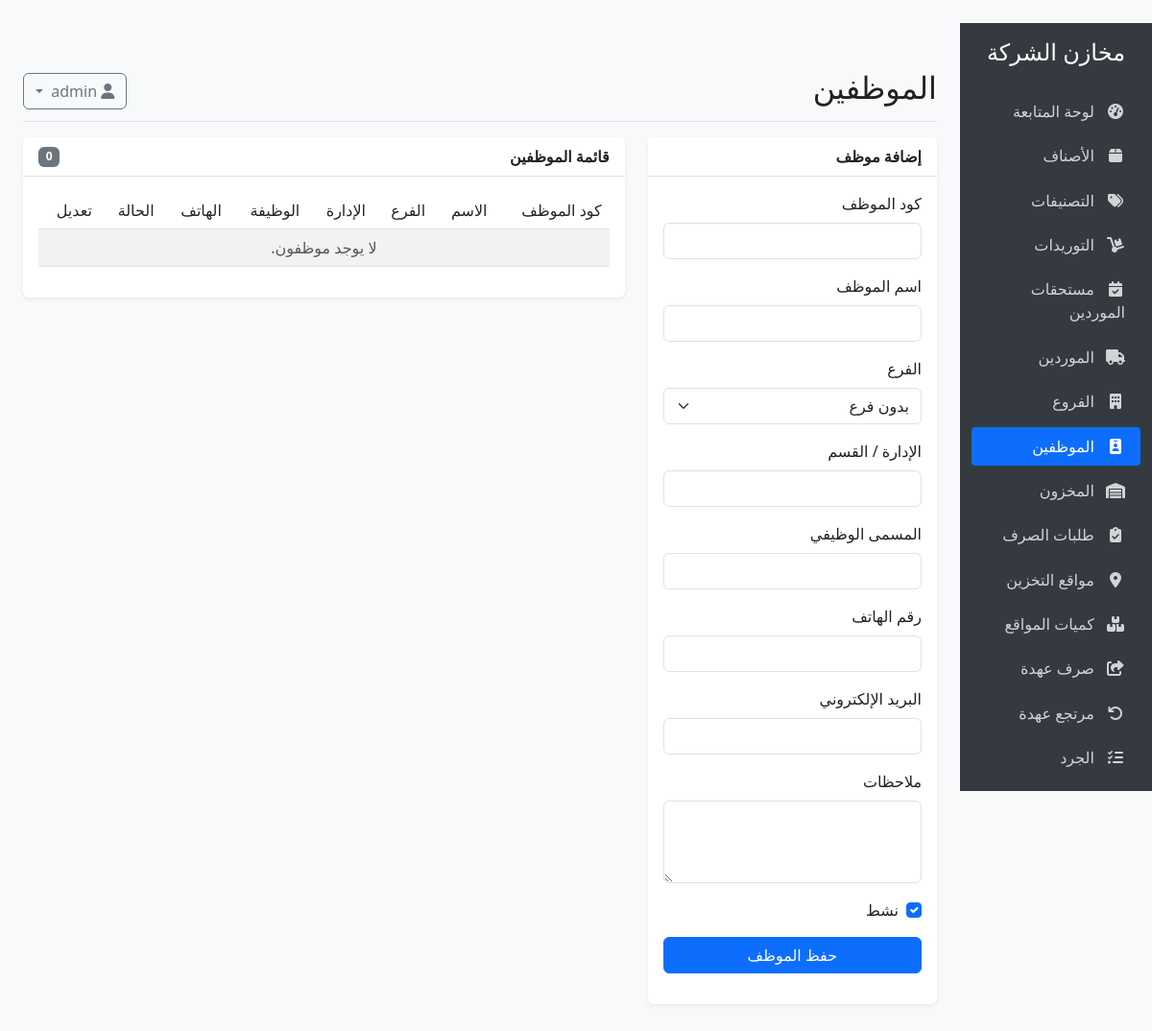
The page /employees (signed in) on the database as committed earlier.
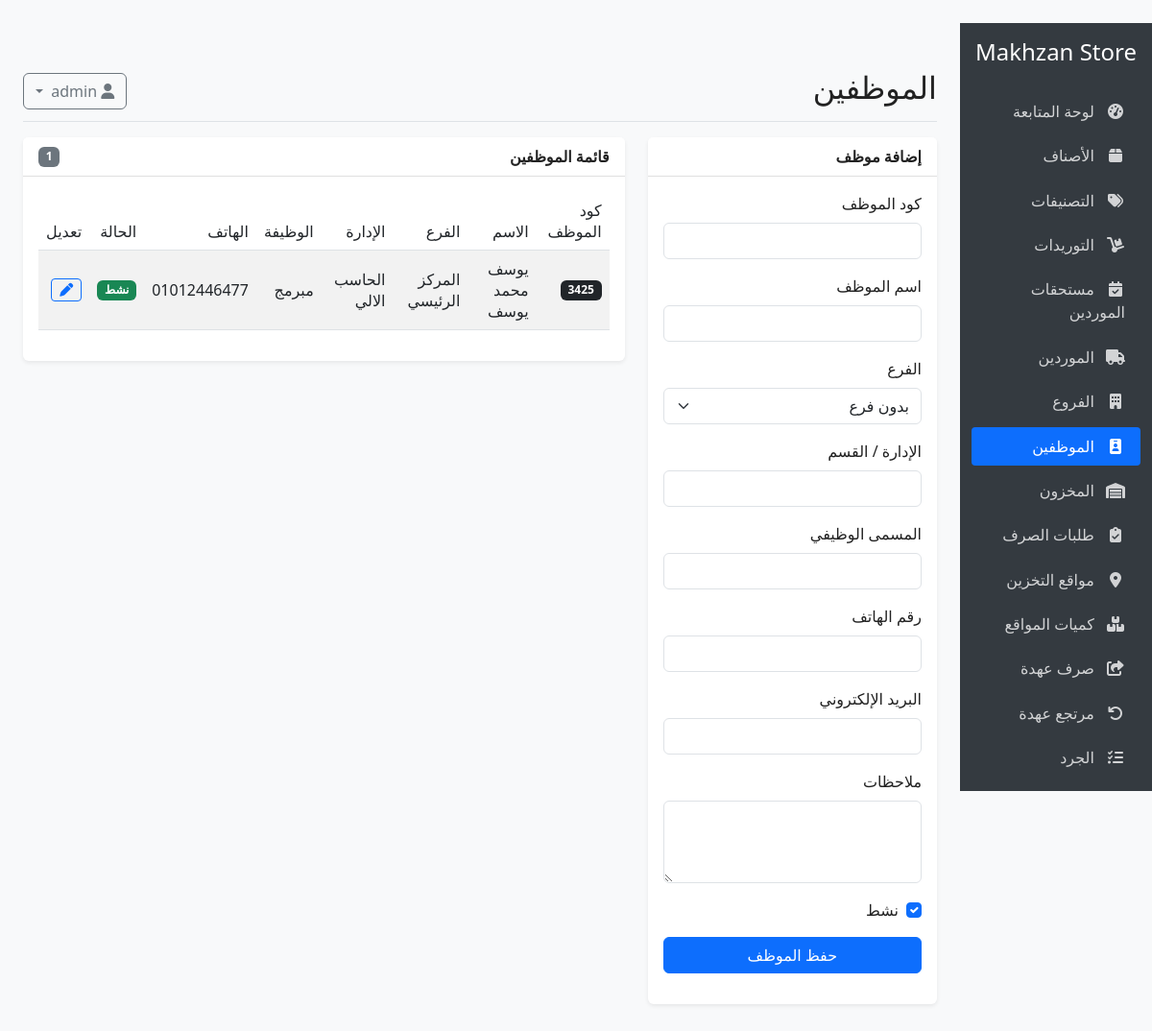
The same page on the database as committed later.
### models.py (models this page shows, shortened)
class Setting(db.Model):
    __tablename__ = 'settings'
    id = db.Column(db.Integer, primary_key=True)
    key = db.Column(db.String(50), unique=True, nullable=False)
    value = db.Column(db.Text, nullable=True)

class Employee(db.Model):
    __tablename__ = 'employees'
    id = db.Column(db.Integer, primary_key=True)
    employee_code = db.Column(db.String(50), unique=True, nullable=True, index=True)
    name = db.Column(db.String(120), nullable=False)
    department = db.Column(db.String(120), nullable=True)
    branch_id = db.Column(db.Integer, db.ForeignKey('branches.id'), nullable=True)
    job_title = db.Column(db.String(120), nullable=True)
    phone = db.Column(db.String(30), nullable=True)
    email = db.Column(db.String(120), nullable=True)
    is_active = db.Column(db.Boolean, default=True)
    notes = db.Column(db.Text, nullable=True)
    created_at = db.Column(db.DateTime, default=datetime.utcnow)
    issues = db.relationship('StockIssue', backref='employee', lazy=True)

class Branch(db.Model):
    __tablename__ = 'branches'
    id = db.Column(db.Integer, primary_key=True)
    name = db.Column(db.String(120), nullable=False)
    code = db.Column(db.String(50), unique=True, nullable=False, index=True)
    location = db.Column(db.String(200), nullable=True)
    notes = db.Column(db.Text, nullable=True)
    is_active = db.Column(db.Boolean, default=True)
    created_at = db.Column(db.DateTime, default=datetime.utcnow)
    employees = db.relationship('Employee', backref='branch', lazy=True)
    storage_locations = db.relationship('StorageLocation', backref='branch', lazy=True)

### app.py (the view)
@app.route('/employees')
@login_required
@warehouse_required
def employees():
    employees_query = Employee.query.options(joinedload(Employee.branch))
    if scoped_branch_id():
        employees_query = employees_query.filter(Employee.branch_id == scoped_branch_id())
    employees = employees_query.order_by(Employee.is_active.desc(), Employee.name).all()
    form = EmployeeForm()
    populate_employee_form_choices(form)
    return render_template('employees/index.html', employees=employees, form=form)

### forms.py
class EmployeeForm(FlaskForm):
    employee_code = StringField('كود الموظف', validators=[DataRequired(), Length(max=50)])
    name = StringField('اسم الموظف', validators=[DataRequired(), Length(max=120)])
    branch_id = SelectField('الفرع', coerce=int, validators=[Optional()])
    department = StringField('الإدارة / القسم', validators=[Optional(), Length(max=120)])
    job_title = StringField('المسمى الوظيفي', validators=[Optional(), Length(max=120)])
    phone = StringField('رقم الهاتف', validators=[Optional(), Length(max=30)])
    email = StringField('البريد الإلكتروني', validators=[Optional(), Email()])
    is_active = BooleanField('نشط', default=True)
    notes = TextAreaField('ملاحظات', validators=[Optional()])

### app.py (called while the page is built)
def user_permissions(user):
    if not user or not user.is_authenticated:
        return set()
    if user.role == 'admin':
        return set(ALL_PERMISSION_CODES)
    permissions = set(ROLE_DEFAULT_PERMISSIONS.get(user.role, set()))
    permissions.update(parse_permissions(getattr(user, 'custom_permissions', None)))
    return permissions

### templates/employees/index.html (shortened to what the changed rows need)
{% extends "base.html" %}
{% block header %}الموظفين{% endblock %}
{% block content %}
<div class="row">
    <div class="col-lg-8">
        <div class="card">
            <div class="card-header d-flex justify-content-between align-items-center">
                <strong>قائمة الموظفين</strong>
                <span class="badge bg-secondary">{{ employees|length }}</span>
            </div>
            <div class="card-body">
                <div class="table-responsive">
                    <table class="table table-striped align-middle">
                        <thead>
                            <tr>
                                <th>كود الموظف</th>
                                <th>الاسم</th>
                                <th>الفرع</th>
                                <th>الإدارة</th>
                                <th>الوظيفة</th>
                                <th>الهاتف</th>
                                <th>الحالة</th>
                                <th>تعديل</th>
                            </tr>
                        </thead>
                        <tbody>
                            {% for employee in employees %}
                            <tr>
                                <td><span class="badge bg-dark">{{ employee.employee_code or '-' }}</span></td>
                                <td>{{ employee.name }}</td>
                                <td>{{ employee.branch.name if employee.branch else '-' }}</td>
                                <td>{{ employee.department or '-' }}</td>
                                <td>{{ employee.job_title or '-' }}</td>
                                <td>{{ employee.phone or '-' }}</td>
                                <td>
                                    {% if employee.is_active %}
                                    <span class="badge bg-success">نشط</span>
                                    {% else %}
                                    <span class="badge bg-secondary">غير نشط</span>
                                    {% endif %}
                                </td>
                                <td>
                                    <button type="button" class="btn btn-sm btn-outline-primary" data-bs-toggle="modal" data-bs-target="#editEmployee{{ employee.id }}">
                                        <i class="fas fa-pen"></i>
                                    </button>
                                </td>
                            </tr>
                            {% else %}
                            <tr><td colspan="8" class="text-center text-muted">لا يوجد موظفون.</td></tr>
                            {% endfor %}
                        </tbody>
                    </table>
                </div>
            </div>
        </div>
    </div>
</div>
{% endblock %}

### templates/base.html (shortened to what this page needs)
﻿<!DOCTYPE html>
<html lang="ar" dir="rtl">
<head>
    <link rel="stylesheet" href="https://cdn.jsdelivr.net/npm/bootstrap@5.3.0/dist/css/bootstrap.rtl.min.css">
    <link rel="stylesheet" href="https://cdnjs.cloudflare.com/ajax/libs/font-awesome/6.4.0/css/all.min.css">
    <link id="theme-style" rel="stylesheet" href="{{ url_for('static', filename='css/' + (settings.get('theme', 'light') if settings else 'light') + '.css') }}">
</head>
<body>
    <div class="container-fluid">
        <div class="row">
            <div class="col-md-3 col-lg-2 d-md-block sidebar collapse">
                <div class="position-sticky pt-3">
                    <div class="text-center mb-4">
                        <h4>{{ settings['store_name'] if settings and settings.get('store_name') else 'مخازن الشركة' }}</h4>
                    </div>
                    <ul class="nav flex-column">
                        {% for permission, href, icon, label in nav_items %}
                            {% if can(permission) %}
                            <li class="nav-item">
                                <a class="nav-link {% if request.path == href or (href != '/' and request.path.startswith(href)) %}active{% endif %}" href="{{ href }}">
                                    <i class="{{ icon }}"></i> {{ label }}
                                </a>
                            </li>
                            {% endif %}
                        {% endfor %}
                    </ul>
                </div>
            </div>
            <main class="col-md-9 ms-sm-auto col-lg-10 px-md-4 main-content">
                <div class="d-flex justify-content-between flex-wrap flex-md-nowrap align-items-center pt-3 pb-2 mb-3 border-bottom">
                    <h1 class="h2">{% block header %}{% endblock %}</h1>
                    <div class="btn-toolbar mb-2 mb-md-0">
                        <div class="dropdown">
                            <button class="btn btn-outline-secondary dropdown-toggle" type="button" id="userDropdown" data-bs-toggle="dropdown" aria-expanded="false">
                                <i class="fas fa-user"></i>
                            </button>
                        </div>
                    </div>
                </div>
                {% block content %}{% endblock %}
            </main>
        </div>
    </div>
</body>
</html>

Rows that differ between the two databases and show on the page:
added Setting: value "Makhzan Store"
added Employee: employee_code "3425", name "يوسف محمد يوسف", branch "المركز الرئيسي", department "الحاسب الالي", job_title "مبرمج", phone "01012446477", is_active "نشط"
Other text that changed with them:
{{ employees|length }}: "0" → "1"
text no longer shown: "مخازن الشركة لا يوجد موظفون."
